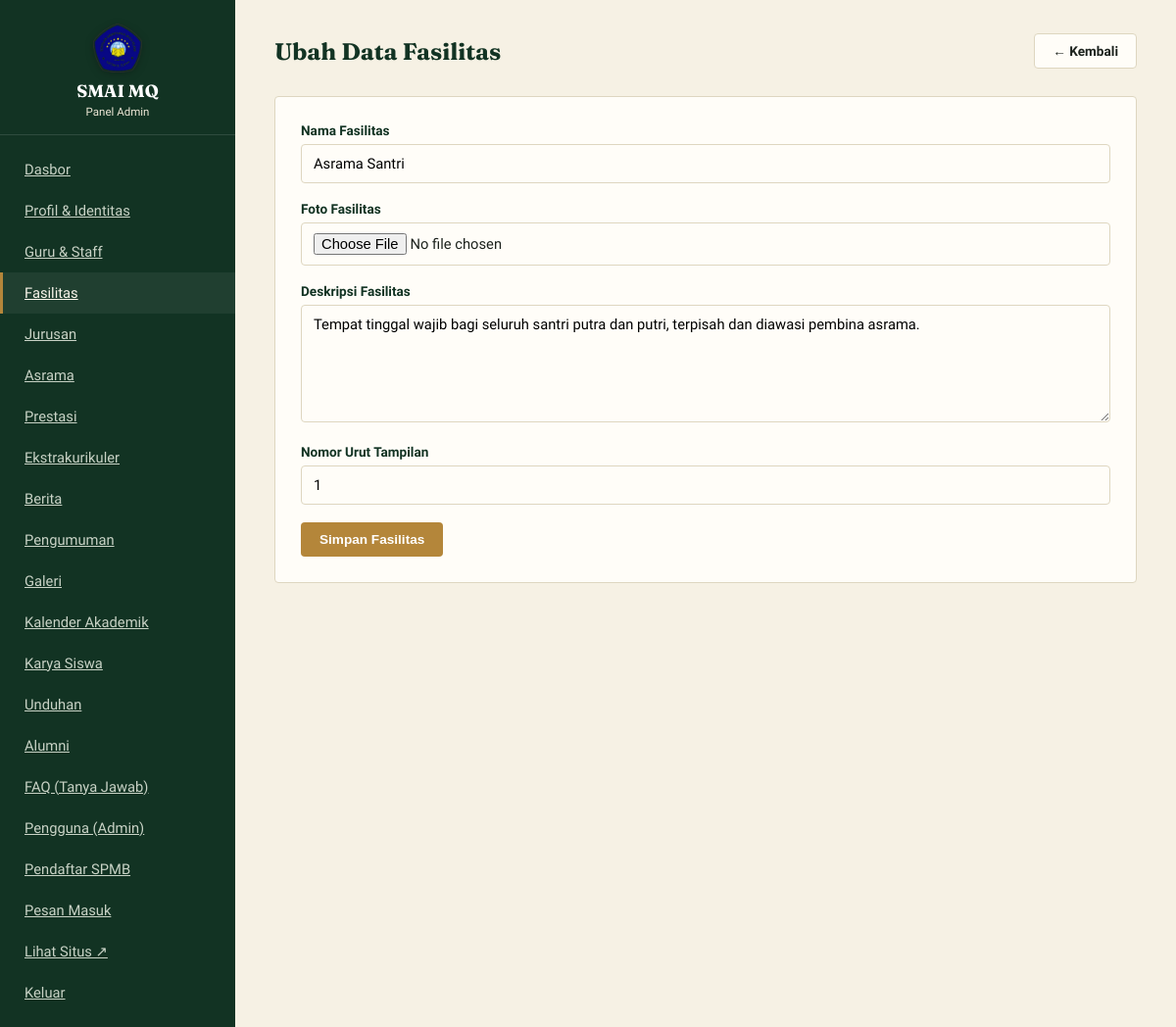
Page /admin/fasilitas-form.php?id=1 (signed in) on the committed database.
### tables this page shows
CREATE TABLE fasilitas (
    id INT AUTO_INCREMENT PRIMARY KEY,
    nama_fasilitas VARCHAR(100) NOT NULL,
    deskripsi TEXT,
    gambar VARCHAR(255) DEFAULT NULL,
    urutan INT DEFAULT 0
);

### includes/functions.php (called while the page is built, shortened)
<?php
function e($string) {
    return htmlspecialchars($string ?? '', ENT_QUOTES, 'UTF-8');
}

### admin/fasilitas-form.php (the view, shortened to what this page needs)
<?php
require_once __DIR__ . '/../config/database.php';
require_once __DIR__ . '/../includes/functions.php';
$id = isset($_GET['id']) ? (int) $_GET['id'] : null;
$data = ['nama_fasilitas' => '', 'deskripsi' => '', 'urutan' => 0, 'gambar' => ''];
if ($id) {
    $stmt = $pdo->prepare("SELECT * FROM fasilitas WHERE id = ?");
    $stmt->execute([$id]);
    $existing = $stmt->fetch();
    if ($existing) { $data = $existing; }
}
?>
<!DOCTYPE html>
<html lang="id">
<head>
<link rel="stylesheet" href="../assets/css/admin.css">
</head>
<body>
<div class="admin-shell">
    <?php require __DIR__ . '/includes_sidebar.php'; ?>
    <div class="admin-konten">
        <div class="admin-topbar">
            <h1><?= $id ? 'Ubah Data Fasilitas' : 'Tambah Fasilitas Baru' ?></h1>
            <a href="fasilitas.php" class="btn btn-luar">&larr; Kembali</a>
        </div>
        <div class="kartu-admin">
            <form method="post" enctype="multipart/form-data" class="form-admin">
                <div class="grup-form">
                    <label for="nama_fasilitas">Nama Fasilitas</label>
                    <input type="text" id="nama_fasilitas" name="nama_fasilitas" required value="<?= e($data['nama_fasilitas']) ?>" placeholder="Contoh: Laboratorium IPA, Masjid, Lapangan...">
                </div>
                <div class="grup-form">
                    <label for="gambar">Foto Fasilitas</label>
                    <input type="file" id="gambar" name="gambar" accept="image/*">
                </div>
                <div class="grup-form">
                    <label for="deskripsi">Deskripsi Fasilitas</label>
                    <textarea id="deskripsi" name="deskripsi" style="min-height:120px;" placeholder="Penjelasan sarana dan kegunaan fasilitas bagi santri..."><?= e($data['deskripsi']) ?></textarea>
                </div>
                <div class="grup-form">
                    <label for="urutan">Nomor Urut Tampilan</label>
                    <input type="number" id="urutan" name="urutan" value="<?= (int)$data['urutan'] ?>">
                </div>
                <button type="submit" class="btn btn-emas">Simpan Fasilitas</button>
            </form>
        </div>
    </div>
</div>
</body>
</html>

### assets/css/admin.css (style rules this page uses)
:root { --hijau-tua: #123323; --hijau: #1E5A3B; --emas: #B4863A; --krem: #F6F1E4; --putih: #FFFDF8; --tinta: #1C221D; --abu: #6C7267; --garis: #DED6C0; --radius: 4px; }
* { box-sizing: border-box; }
body { margin: 0; font-family: 'Work Sans', sans-serif; background: var(--krem); color: var(--tinta); }
a { color: var(--hijau); }
.admin-shell { display: flex; min-height: 100vh; }
.admin-konten { flex: 1; padding: 34px 40px; }
.admin-topbar { display: flex; justify-content: space-between; align-items: center; margin-bottom: 28px; }
.admin-topbar h1 { font-family: 'Fraunces', serif; font-size: 1.5rem; margin: 0; color: var(--hijau-tua); }
.kartu-admin { background: var(--putih); border: 1px solid var(--garis); border-radius: var(--radius); padding: 26px; margin-bottom: 24px; }
.btn { display: inline-block; padding: 9px 18px; border-radius: var(--radius); font-weight: 600; font-size: 0.85rem; border: 1.5px solid transparent; cursor: pointer; text-decoration: none; }
.btn-emas { background: var(--emas); color: #fff; }
.btn-luar { border-color: var(--garis); color: var(--tinta); background: var(--putih); }
.form-admin .grup-form { margin-bottom: 18px; }
.form-admin label { display: block; font-size: 0.85rem; font-weight: 600; margin-bottom: 6px; color: var(--hijau-tua); }
.form-admin input, .form-admin select, .form-admin textarea { width: 100%; padding: 10px 12px; border: 1px solid var(--garis); border-radius: var(--radius); font-family: inherit; font-size: 0.92rem; background: var(--putih); }
.form-admin textarea { min-height: 140px; resize: vertical; }

### rows in the picture
fasilitas: nama_fasilitas "Asrama Santri", deskripsi "Tempat tinggal wajib bagi seluruh santri putra dan putri, terpisah dan diawasi pembina asrama.", urutan "1"
